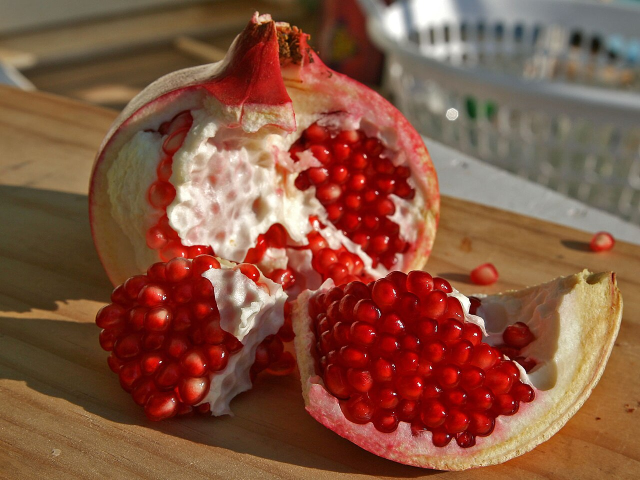
#> input picture ml/12_cnn/fig/src_pomegranate.jpg, 1280 x 960 px (shown at 1/2 size)
$ python backbone_diagrams.py
#> lines starting #> are read from the running program, lines starting #| are printed output that depends on the picture
"""Diagrams for the L18 Transfer Learning deck ("whose shoulders you stand on", 2026-10-01,
instructor: l18_todo.md item 1 - explain the 2026 backbones better).

Generates into ml/12_cnn/fig/:
  ssl_crops.pdf    -- self-supervised learning (the DINO family's idea): two random crops of the same
                      photo go through the network; training makes their feature vectors match, so
                      the features must describe WHAT is in the photo, not the pixels. No labels.
  clip_matrix.pdf  -- CLIP's training objective on a batch of 4 image-caption pairs: the 4 x 4
                      similarity table, matching pairs (diagonal) pushed up, the 12 mismatches
                      pushed down. A picture of the objective, not a measurement - no numbers shown.

Photos: the chapter's pomegranate (fig/src_pomegranate.jpg) and three public-domain skimage test
images (astronaut, chelsea the cat, coffee). Drawn at slide size (5.5 in wide), fonts 7.5-9 pt.

Run with the project venv (~3 s):
    ./ma/Scripts/python.exe ml/12_cnn/py_src/backbone_diagrams.py
"""

import logging
from pathlib import Path

import matplotlib
matplotlib.use("Agg")
import matplotlib.pyplot as plt
from matplotlib.patches import FancyArrowPatch, FancyBboxPatch, Rectangle
import numpy as np
from PIL import Image

SEED = 509
ARM_BLUE, ARM_RED, ARM_ORANGE, GREEN = "#0033A0", "#D90012", "#F2A800", "#008C46"

HERE = Path(__file__).resolve()
CH_DIR = HERE.parents[1]
REPO_ROOT = HERE.parents[3]
FIG_DIR = CH_DIR / "fig"
LOGS_DIR = REPO_ROOT / "logs"
PHOTO = FIG_DIR / "src_pomegranate.jpg"


def setup_logging() -> logging.Logger:
    LOGS_DIR.mkdir(exist_ok=True)
    logger = logging.getLogger("l18_backbone_diagrams")
    logger.setLevel(logging.INFO); logger.handlers.clear()
    fmt = logging.Formatter("%(asctime)s %(levelname)s %(message)s")
    sh = logging.StreamHandler(); sh.setFormatter(fmt)
    fh = logging.FileHandler(LOGS_DIR / "backbone_diagrams.log", encoding="utf-8")
    fh.setFormatter(fmt)
    logger.addHandler(sh); logger.addHandler(fh)
    return logger


def square(img: Image.Image, size: int) -> np.ndarray:
    w, h = img.size
    s = min(w, h)
    return np.asarray(img.crop(((w - s) // 2, (h - s) // 2, (w + s) // 2, (h + s) // 2))
                      .resize((size, size)))


def arrow(ax, p, q, color="#555"):
    ax.add_patch(FancyArrowPatch(p, q, arrowstyle="-|>", mutation_scale=8, color=color, lw=1.0))


def ssl_crops(log):
    if not PHOTO.exists():
        raise FileNotFoundError(f"chapter photo missing: {PHOTO}")
    img = Image.open(PHOTO).convert("RGB")
#> img is the input picture: PIL image 1280x960 RGB; mean R, G, B 133.4, 84.6, 63.6
    full = square(img, 400)
#> in square, `return np.asarray(img.crop(((w - s) // 2, (h - s) // 2, (w + s) // 2, ..`:
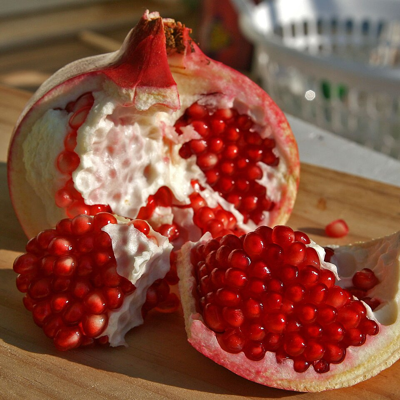
#> returned value: shape (400, 400, 3); mean of channels 0, 1, 2 136.3, 78.9, 61.1; drawn as R, G, B
    big = (40, 30, 300)                      # (x, y, size) in the 400-px square
    small = (230, 220, 120)
    crops = [full[y:y + s, x:x + s] for x, y, s in (big, small)]
#> crops = 2 items

    fig, ax = plt.subplots(figsize=(5.5, 1.85))
    ax.set_position([0, 0, 1, 1])
    ax.set_xlim(0, 11); ax.set_ylim(0, 3.7); ax.axis("off")
    ax.imshow(full, extent=(0.1, 3.0, 0.3, 3.2))
    for (x, y, s), col in zip((big, small), (ARM_BLUE, ARM_ORANGE)):
        fx = 0.1 + 2.9 * x / 400; fy = 3.2 - 2.9 * (y + s) / 400; fs = 2.9 * s / 400
        ax.add_patch(Rectangle((fx, fy), fs, fs, fill=False, ec=col, lw=1.8))
    ax.text(1.55, 3.3, "one photo, no label", ha="center", va="bottom", fontsize=8)
    ys = [2.0, 0.35]
    for crop, y, col, name in zip(crops, ys, (ARM_BLUE, ARM_ORANGE), ("big crop", "small crop")):
        ax.imshow(crop, extent=(3.6, 4.7, y, y + 1.1))
        ax.add_patch(Rectangle((3.6, y), 1.1, 1.1, fill=False, ec=col, lw=1.8))
        ax.text(4.15, y - 0.05, name, ha="center", va="top", fontsize=7.5, color=col)
        arrow(ax, (4.8, y + 0.55), (5.5, y + 0.55))
        ax.add_patch(FancyBboxPatch((5.55, y + 0.15), 1.5, 0.8, boxstyle="round,pad=0.03",
                                    fc="#eef1f8", ec=ARM_BLUE, lw=1.0))
        ax.text(6.3, y + 0.55, "network", ha="center", va="center", fontsize=8.5)
        arrow(ax, (7.1, y + 0.55), (7.6, y + 0.55))
        rng = np.random.default_rng(SEED)              # the SAME vector twice: they "match"
        vec = rng.uniform(0.2, 1.0, 8)
        for i, v in enumerate(vec):
            ax.add_patch(Rectangle((7.7 + i * 0.16, y + 0.15), 0.12, 0.8 * v, fc=col, ec="none"))
#> this loop made 2 passes
#> (y, col, name, vec) on passes 1 to 2: (2, '#0033A0', 'big crop', [0.502, 0.956, 0.701, 0.711, 0.969, 0.336, 0.294, 0.37]), (0.35, '#F2A800', 'small crop', [0.502, 0.956, 0.701, 0.711, 0.969, 0.336, 0.294, 0.37])
    ax.text(6.3, 1.72, "same weights", ha="center", va="center", fontsize=7.5, color="#555")
    ax.plot([9.15, 9.3, 9.3, 9.15], [2.55, 2.55, 0.9, 0.9], color=GREEN, lw=1.4)
    ax.text(9.45, 1.72, "make the\ntwo vectors\nmatch", ha="left", va="center", fontsize=8.5,
            color=GREEN, fontweight="bold", linespacing=1.0)
    out = FIG_DIR / "ssl_crops.pdf"
    fig.savefig(out, dpi=200); plt.close(fig)
    log.info(f"saved {out}")


def clip_matrix(log):
    from skimage import data
    if not PHOTO.exists():
        raise FileNotFoundError(f"chapter photo missing: {PHOTO}")
    imgs = [square(Image.open(PHOTO).convert("RGB"), 120),
            square(Image.fromarray(data.astronaut()), 120),
            square(Image.fromarray(data.chelsea()), 120),
            square(Image.fromarray(data.coffee()), 120)]
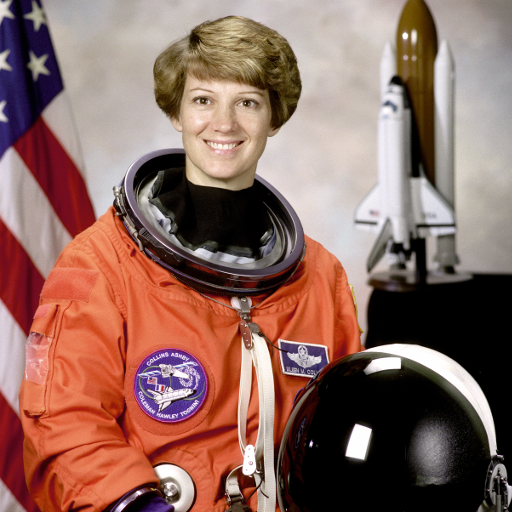
#> input picture skimage.data.astronaut(), 512 x 512 px
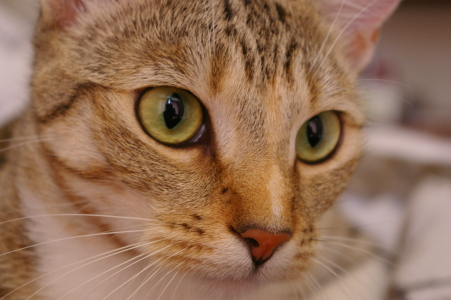
#> input picture skimage.data.chelsea(), 451 x 300 px
#> call 4 of square, with size = 120
#> in square (call 4), `w, h = img.size`: w = 451; h = 300
#> in square (call 4), `return np.asarray(img.crop(((w - s) // 2, (h - s) // 2, (w + s) // 2, ..`:
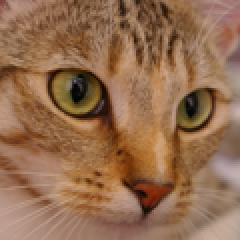
#> returned value: shape (120, 120, 3) (shown 2 times larger); mean of channels 0, 1, 2 148.2, 108.9, 79.7; drawn as R, G, B
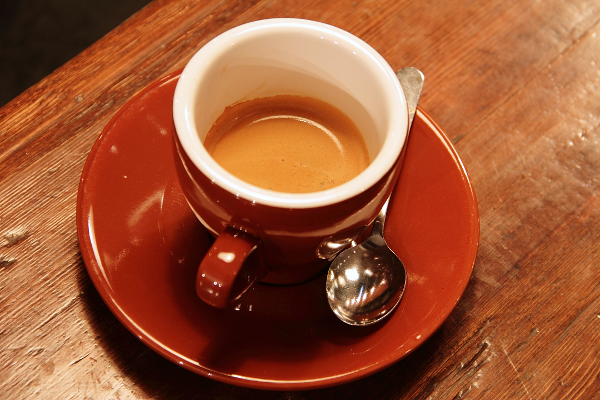
#> input picture skimage.data.coffee(), 600 x 400 px
#> in square (call 5), `w, h = img.size`: w = 600; h = 400
#> in square (call 5), `return np.asarray(img.crop(((w - s) // 2, (h - s) // 2, (w + s) // 2, ..`:
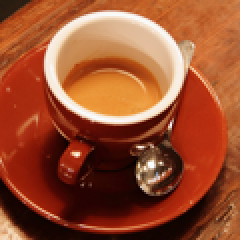
#> returned value: shape (120, 120, 3) (shown 2 times larger); mean of channels 0, 1, 2 153.3, 77.8, 46.6; drawn as R, G, B
    caps = ["a pomegranate", "an astronaut", "a cat", "a cup of coffee"]
    n = len(caps)

    fig, ax = plt.subplots(figsize=(5.5, 2.4))
    ax.set_position([0, 0, 1, 1])
    ax.set_xlim(0, 13.75); ax.set_ylim(0, 6.0); ax.axis("off")
    cell, x0, top = 0.95, 2.0, 3.95
    for i, im in enumerate(imgs):
        y = top - (i + 1) * cell
        ax.imshow(im, extent=(0.95, 0.95 + cell * 0.9, y + 0.05, y + 0.05 + cell * 0.9))
        for j in range(n):
            hit = (i == j)
            ax.add_patch(Rectangle((x0 + j * cell, y), cell, cell, fc=GREEN if hit else "#e6e6e6",
                                   ec="white", lw=1.5))
            ax.text(x0 + (j + 0.5) * cell, y + cell / 2, "high" if hit else "low",
                    ha="center", va="center", fontsize=7.5, color="white" if hit else "#888")
#> this loop made 4 passes
#> y on passes 1 to 4: 3, 2.05, 1.1, 0.15
    for j, cap in enumerate(caps):
        ax.text(x0 + (j + 0.3) * cell, top + 0.1, cap, ha="left", va="bottom", fontsize=7.5,
                rotation=35, rotation_mode="anchor")
    ax.text(0.55, top - n * cell / 2, "images", ha="center", va="center", fontsize=8,
            rotation=90)
    tx = x0 + n * cell + 0.5
    ax.text(tx, 4.0, "One batch: 4 images, 4 captions.", fontsize=8.5, va="center")
    ax.text(tx, 3.3, "Two encoders, one for images, one for text.", fontsize=8.5, va="center")
    ax.text(tx, 2.6, "Training pushes each image towards\nits own caption (diagonal) and away\n"
            "from the other 3 captions.", fontsize=8.5, va="center", linespacing=1.05)
    ax.text(tx, 1.35, "Afterwards: classify a photo by\nwriting the class names as captions.",
            fontsize=8.5, va="center", color=ARM_BLUE, linespacing=1.05)
    out = FIG_DIR / "clip_matrix.pdf"
    fig.savefig(out, dpi=200); plt.close(fig)
#> after `fig.savefig(out, dpi=200)`:
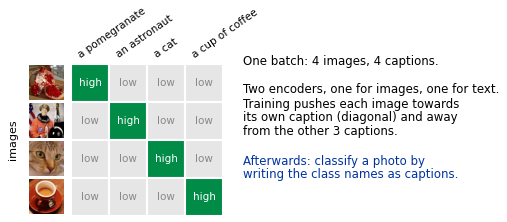
#> figure drawn by matplotlib, 1 panel
    log.info(f"saved {out}")


def main():
    log = setup_logging()
    FIG_DIR.mkdir(exist_ok=True)
    ssl_crops(log)
    clip_matrix(log)


if __name__ == "__main__":
    main()
